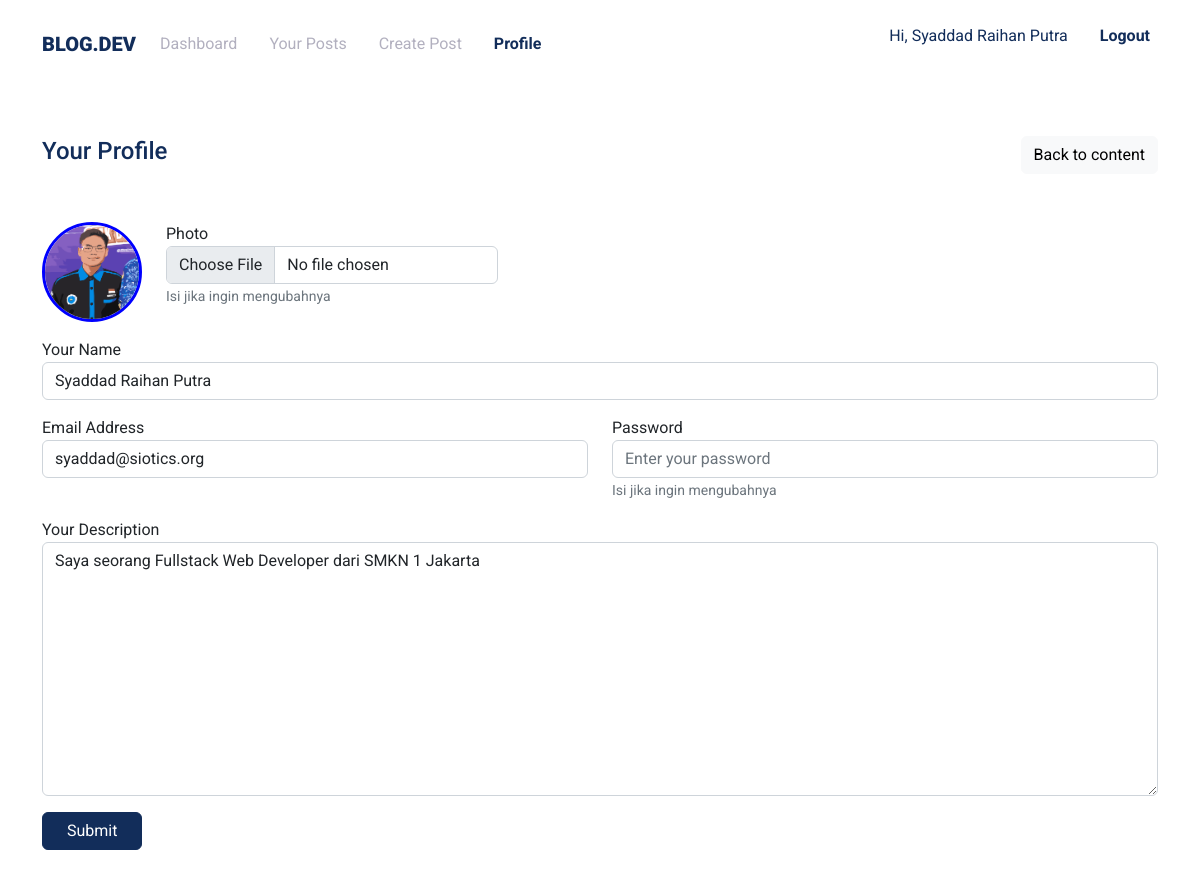
/blogger/profile.php (signed in), run on the app's committed database.
### tables this page shows
CREATE TABLE `users` (
  `id` int NOT NULL,
  `name` varchar(100) NOT NULL,
  `email` varchar(100) NOT NULL,
  `password` varchar(100) NOT NULL,
  `description` text NOT NULL,
  `photo` text NOT NULL
);

### blogger/profile.php (the view)
<?php
$title = 'Profile';
include('components/header.php');
?>
<section class="py-5">
    <div class="container">
        <div class="d-flex align-items-center justify-content-between mb-5">
            <h4 class="text-primary">Your Profile</h4>
            <a href="." class="btn btn-light">Back to content</a>
        </div>
        <form action="php/profile.php" method="post" enctype="multipart/form-data">
            <div class="row">
                <div class="col-12">
                    <div class="d-flex gap-4">
                    <img src="../assets/img/user/<?= $user_logged['photo'] ?>" alt="<?= $user_logged['name'] ?>"
                        class="img-fluid rounded-circle mb-3"
                        style="width: 100px; height: 100px; object-fit: cover; border: 3px solid blue">
                    <div class="form-group mb-3">
                        <label for="photo">Photo</label>
                        <input type="file" name="photo" id="photo" class="form-control" accept="image/*">
                        <span class="form-text">Isi jika ingin mengubahnya</span>
                    </div>
                    </div>
                    <div class="form-group mb-3">
                        <label for="name">Your Name</label>
                        <input type="text" name="name" id="name" class="form-control"
                            value="<?= $user_logged['name'] ?>" placeholder="Enter your name">
                    </div>
                </div>
                <div class="col-md-6">
                    <div class="form-group mb-3">
                        <label for="email">Email Address</label>
                        <input type="text" name="email" id="email" class="form-control"
                            value="<?= $user_logged['email'] ?>" placeholder="Enter your name">
                    </div>
                </div>
                <div class="col-md-6">
                    <div class="form-group mb-3">
                        <label for="password">Password</label>
                        <input type="password" name="password" id="password" class="form-control"
                            placeholder="Enter your password">
                        <span class="form-text">Isi jika ingin mengubahnya</span>
                    </div>
                </div>
            </div>
            <div class="form-group mb-3">
                <label for="description">Your Description</label>
                <textarea name="description" id="description" cols="30" rows="10"
                    class="form-control"><?= $user_logged['description'] ?></textarea>
            </div>
            <button type="submit" class="btn btn-primary px-4">Submit</button>
        </form>
    </div>
</section>
<?php include('components/footer.php') ?>

### blogger/components/header.php (shortened to what this page needs)
<?php
include('../config/connect.php');
$user_logged = mysqli_fetch_array(mysqli_query($connect, "SELECT * FROM users WHERE id='$_SESSION[user_id]'"));
?>
<!DOCTYPE html>
<html lang="en">
<head>
    <link rel="stylesheet" href="../assets/vendors/bootstrap/css/bootstrap.min.css">
    <link rel="stylesheet" href="https://cdn.jsdelivr.net/npm/bootstrap-icons@1.9.1/font/bootstrap-icons.css">
    <link rel="stylesheet" href="../assets/css/style.css">
</head>
<body>
    <nav class="navbar navbar-expand-lg bg-white py-3">
        <div class="container">
            <a href=".." class="navbar-brand text-uppercase">blog.dev</a>
            <div class="collapse navbar-collapse" id="navMenu">
                <ul class="navbar-nav gap-3 me-auto">
                    <li class="nav-item"><a href="." class="nav-link <?= $title == 'Dashboard' ? 'active' : '' ?>">Dashboard</a></li>
                    <li class="nav-item"><a href="posts.php" class="nav-link <?= $title == 'Posts' ? 'active' : '' ?>">Your Posts</a></li>
                    <li class="nav-item"><a href="create-post.php" class="nav-link <?= $title == 'Create Post' ? 'active' : '' ?>">Create Post</a></li>
                    <li class=" nav-item"><a href="profile.php" class="nav-link <?= $title == 'Profile' ? 'active' : '' ?>">Profile</a></li>
                </ul>
                <ul class="navbar-nav gap-3">
                    <li class="nav-item">
                        <p class="nav-link text-primary">Hi, <?= $user_logged['name'] ?></p>
                    </li>
                    <li class="nav-item"><a href="php/logout.php" class="nav-link active">Logout</a></li>
                </ul>
            </div>
        </div>
    </nav>

### assets/css/style.css (style rules this page uses)
:root { --primary-color: #122D5A; --secondary-color: #B2B0BF; --third-color: #2F4570; --font-size-1: 52px; --font-size-2: 42px; --font-size-3: 22px; }
* { margin: 0; padding: 0; box-sizing: border-box; font-family: 'Roboto', sans-serif; }
img { max-width: 100%; }
a { text-decoration: none; }
.text-primary { color: var(--primary-color) !important; }
.btn-primary { background-color: var(--primary-color) !important; border-color: var(--primary-color) !important; }
.navbar .navbar-brand { font-weight: 900; color: var(--primary-color); }
.navbar .navbar-nav .nav-item .nav-link { color: var(--secondary-color); }
.navbar .navbar-nav .nav-item .nav-link.active, .navbar .navbar-nav .nav-item .nav-link:hover { font-weight: 700; color: var(--primary-color); }

### data on the page
users: name "Syaddad Raihan Putra", photo (picture), email "syaddad@siotics.org", description "Saya seorang Fullstack Web Developer dari SMKN 1 Jakarta"
